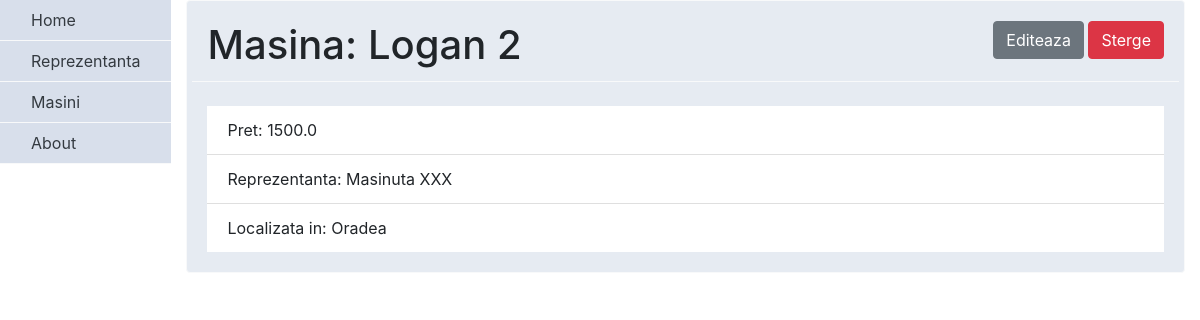
The page /masina/view/7 on the database as committed earlier.
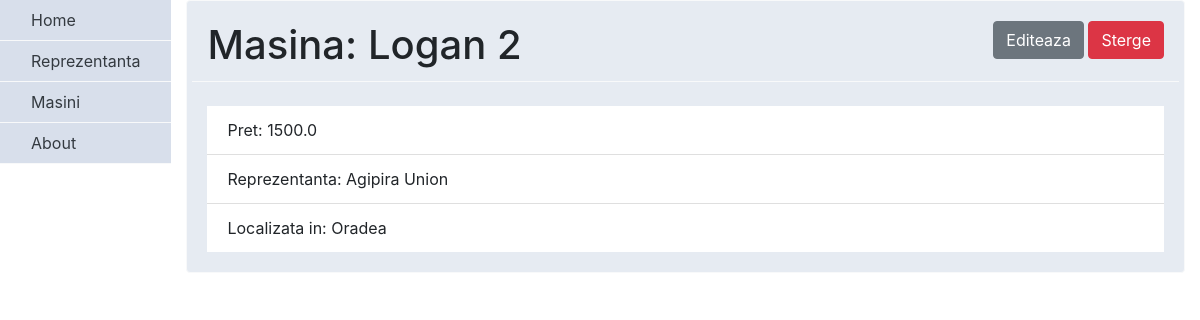
The same page on the database as committed later.
### masina/models.py (models this page shows)
class Masini(models.Model):
    marca = models.CharField(max_length=255)
    pret = models.FloatField()
    reprezentanta = models.ForeignKey(Reprezentanta, blank=True, null=True, on_delete=models.SET_NULL)

### reprezentanta/models.py (models this page shows)
class Reprezentanta(models.Model):
    nume = models.CharField(max_length=255)
    localitate = models.CharField(max_length=255)

### masina/views.py (the view)
# urls.py: url(r'^masina/view/(?P<id>\d+)$', views.show, name='masina_show'),
def show(request, id):
    masina = Masini.objects.get(id=id)
    return render(request, 'masina/masina_show.html', {'masina': masina})

### templates/masina/masina_show.html
{% block head %}
{% include "head.html" %}
{% endblock %}
<div class="row border-bottom border-light mb-4">
   <div class="col">
      <div class="h1 card-title">Masina: {{ masina.marca }}</div>
   </div>
   <div class="col text-right">
      <a class="btn btn-secondary" href="{% url 'masina_form' masina.id %}">Editeaza</a>
      <a class="btn btn-danger" href="{% url 'masina_delete' masina.id %}">Sterge</a>
   </div>
</div>
<ul class="list-group list-group-flush">
   <li class="list-group-item">Pret: {{ masina.pret }}</li>
   <li class="list-group-item">Reprezentanta: {{ masina.reprezentanta.nume }}</li>
   <li class="list-group-item">Localizata in: {{ masina.reprezentanta.localitate }}</li>
</ul>
{% block footer %}
{% include "footer.html" %}
{% endblock %}

Rows that differ between the two databases and show on the page:
changed Masini "Logan 2": reprezentanta.nume "Masinuta XXX" → "Agipira Union"
